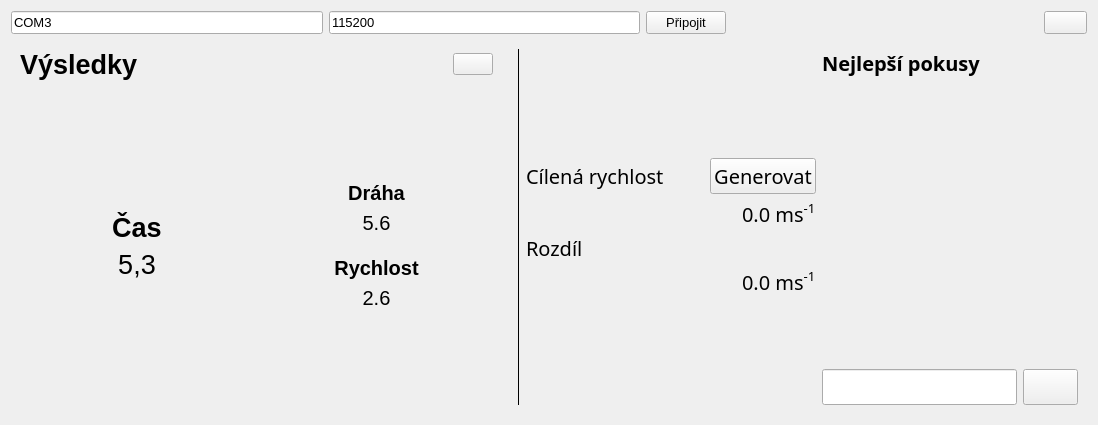
<?xml version="1.0" encoding="UTF-8"?>
<ui version="4.0">
 <class>LaserGate</class>
 <widget class="QWidget" name="LaserGate">
  <property name="geometry">
   <rect>
    <x>0</x>
    <y>0</y>
    <width>1098</width>
    <height>425</height>
   </rect>
  </property>
  <property name="font">
   <font>
    <bold>false</bold>
    <kerning>true</kerning>
   </font>
  </property>
  <property name="windowTitle">
   <string>LaserGate</string>
  </property>
  <layout class="QVBoxLayout" name="verticalLayout_3">
   <item>
    <layout class="QHBoxLayout" name="horizontalLayout">
     <item>
      <widget class="QLineEdit" name="com">
       <property name="font">
        <font>
         <pointsize>10</pointsize>
         <bold>false</bold>
         <kerning>true</kerning>
        </font>
       </property>
       <property name="text">
        <string>COM3</string>
       </property>
       <property name="placeholderText">
        <string>COM port</string>
       </property>
      </widget>
     </item>
     <item>
      <widget class="QLineEdit" name="baudrate">
       <property name="font">
        <font>
         <pointsize>10</pointsize>
         <bold>false</bold>
         <kerning>true</kerning>
        </font>
       </property>
       <property name="text">
        <string>115200</string>
       </property>
       <property name="placeholderText">
        <string>Baudrate</string>
       </property>
      </widget>
     </item>
     <item>
      <widget class="QPushButton" name="connect">
       <property name="font">
        <font>
         <pointsize>10</pointsize>
         <bold>false</bold>
         <kerning>true</kerning>
        </font>
       </property>
       <property name="text">
        <string>Připojit</string>
       </property>
      </widget>
     </item>
     <item>
      <spacer name="horizontalSpacer">
       <property name="orientation">
        <enum>Qt::Horizontal</enum>
       </property>
       <property name="sizeType">
        <enum>QSizePolicy::Expanding</enum>
       </property>
       <property name="sizeHint" stdset="0">
        <size>
         <width>40</width>
         <height>20</height>
        </size>
       </property>
      </spacer>
     </item>
     <item>
      <widget class="QPushButton" name="settings">
       <property name="font">
        <font>
         <pointsize>10</pointsize>
         <bold>false</bold>
         <kerning>true</kerning>
        </font>
       </property>
       <property name="text">
        <string/>
       </property>
       <property name="icon">
        <iconset>
         <normaloff>../img/settings.png</normaloff>../img/settings.png</iconset>
       </property>
       <property name="iconSize">
        <size>
         <width>32</width>
         <height>32</height>
        </size>
       </property>
      </widget>
     </item>
    </layout>
   </item>
   <item>
    <layout class="QHBoxLayout" name="layout_main">
     <item>
      <widget class="QStackedWidget" name="change_widget">
       <property name="currentIndex">
        <number>1</number>
       </property>
       <widget class="QWidget" name="page">
        <layout class="QHBoxLayout" name="horizontalLayout_7">
         <item>
          <widget class="QWidget" name="timer_widget" native="true">
           <property name="enabled">
            <bool>true</bool>
           </property>
           <layout class="QVBoxLayout" name="verticalLayout_4">
            <item>
             <layout class="QHBoxLayout" name="horizontalLayout_5">
              <item>
               <widget class="QLabel" name="label_5">
                <property name="font">
                 <font>
                  <pointsize>20</pointsize>
                  <bold>true</bold>
                  <kerning>true</kerning>
                 </font>
                </property>
                <property name="text">
                 <string>Aktuální pokus:</string>
                </property>
               </widget>
              </item>
              <item>
               <spacer name="horizontalSpacer_2">
                <property name="orientation">
                 <enum>Qt::Horizontal</enum>
                </property>
                <property name="sizeHint" stdset="0">
                 <size>
                  <width>40</width>
                  <height>20</height>
                 </size>
                </property>
               </spacer>
              </item>
              <item>
               <widget class="QPushButton" name="button_reset">
                <property name="font">
                 <font>
                  <pointsize>10</pointsize>
                  <bold>false</bold>
                  <kerning>true</kerning>
                 </font>
                </property>
                <property name="text">
                 <string/>
                </property>
                <property name="icon">
                 <iconset>
                  <normaloff>../img/restart.png</normaloff>../img/restart.png</iconset>
                </property>
                <property name="iconSize">
                 <size>
                  <width>32</width>
                  <height>32</height>
                 </size>
                </property>
               </widget>
              </item>
             </layout>
            </item>
            <item>
             <spacer name="verticalSpacer_3">
              <property name="orientation">
               <enum>Qt::Vertical</enum>
              </property>
              <property name="sizeHint" stdset="0">
               <size>
                <width>20</width>
                <height>40</height>
               </size>
              </property>
             </spacer>
            </item>
            <item>
             <layout class="QHBoxLayout" name="horizontalLayout_6">
              <item>
               <widget class="QLabel" name="timer_min">
                <property name="font">
                 <font>
                  <pointsize>100</pointsize>
                  <bold>false</bold>
                  <kerning>true</kerning>
                 </font>
                </property>
                <property name="text">
                 <string>00</string>
                </property>
                <property name="alignment">
                 <set>Qt::AlignCenter</set>
                </property>
               </widget>
              </item>
              <item>
               <widget class="QLabel" name="divider_1">
                <property name="font">
                 <font>
                  <pointsize>80</pointsize>
                  <bold>false</bold>
                  <kerning>true</kerning>
                 </font>
                </property>
                <property name="text">
                 <string>:</string>
                </property>
                <property name="alignment">
                 <set>Qt::AlignCenter</set>
                </property>
               </widget>
              </item>
              <item>
               <widget class="QLabel" name="timer_sec">
                <property name="font">
                 <font>
                  <pointsize>100</pointsize>
                  <bold>false</bold>
                  <kerning>true</kerning>
                 </font>
                </property>
                <property name="text">
                 <string>00</string>
                </property>
                <property name="alignment">
                 <set>Qt::AlignCenter</set>
                </property>
               </widget>
              </item>
              <item>
               <widget class="QLabel" name="divider_2">
                <property name="font">
                 <font>
                  <pointsize>80</pointsize>
                  <bold>false</bold>
                  <kerning>true</kerning>
                 </font>
                </property>
                <property name="text">
                 <string>.</string>
                </property>
                <property name="alignment">
                 <set>Qt::AlignCenter</set>
                </property>
               </widget>
              </item>
              <item>
               <widget class="QLabel" name="timer_set">
                <property name="font">
                 <font>
                  <pointsize>100</pointsize>
                  <bold>false</bold>
                  <kerning>true</kerning>
                 </font>
                </property>
                <property name="text">
                 <string>0</string>
                </property>
                <property name="alignment">
                 <set>Qt::AlignCenter</set>
                </property>
               </widget>
              </item>
             </layout>
            </item>
            <item>
             <spacer name="verticalSpacer_4">
              <property name="orientation">
               <enum>Qt::Vertical</enum>
              </property>
              <property name="sizeHint" stdset="0">
               <size>
                <width>20</width>
                <height>40</height>
               </size>
              </property>
             </spacer>
            </item>
           </layout>
          </widget>
         </item>
        </layout>
       </widget>
       <widget class="QWidget" name="page_2">
        <layout class="QVBoxLayout" name="verticalLayout_9">
         <item>
          <layout class="QHBoxLayout" name="horizontalLayout_11">
           <item>
            <widget class="QLabel" name="label_13">
             <property name="font">
              <font>
               <pointsize>20</pointsize>
               <bold>true</bold>
               <kerning>true</kerning>
              </font>
             </property>
             <property name="text">
              <string>Výsledky</string>
             </property>
            </widget>
           </item>
           <item>
            <spacer name="horizontalSpacer_3">
             <property name="orientation">
              <enum>Qt::Horizontal</enum>
             </property>
             <property name="sizeHint" stdset="0">
              <size>
               <width>40</width>
               <height>20</height>
              </size>
             </property>
            </spacer>
           </item>
           <item>
            <widget class="QPushButton" name="button_reset_2">
             <property name="font">
              <font>
               <pointsize>9</pointsize>
               <bold>false</bold>
               <kerning>true</kerning>
              </font>
             </property>
             <property name="text">
              <string/>
             </property>
             <property name="icon">
              <iconset>
               <normaloff>../img/restart.png</normaloff>../img/restart.png</iconset>
             </property>
             <property name="iconSize">
              <size>
               <width>32</width>
               <height>32</height>
              </size>
             </property>
            </widget>
           </item>
          </layout>
         </item>
         <item>
          <layout class="QHBoxLayout" name="horizontalLayout_8">
           <item>
            <layout class="QVBoxLayout" name="verticalLayout_5">
             <item>
              <spacer name="verticalSpacer_5">
               <property name="orientation">
                <enum>Qt::Vertical</enum>
               </property>
               <property name="sizeType">
                <enum>QSizePolicy::Expanding</enum>
               </property>
               <property name="sizeHint" stdset="0">
                <size>
                 <width>20</width>
                 <height>40</height>
                </size>
               </property>
              </spacer>
             </item>
             <item>
              <widget class="QLabel" name="time_label_text">
               <property name="font">
                <font>
                 <pointsize>20</pointsize>
                 <bold>true</bold>
                 <kerning>true</kerning>
                </font>
               </property>
               <property name="text">
                <string>Čas</string>
               </property>
               <property name="alignment">
                <set>Qt::AlignCenter</set>
               </property>
              </widget>
             </item>
             <item>
              <layout class="QHBoxLayout" name="horizontalLayout_2">
               <item>
                <widget class="QLabel" name="results_time">
                 <property name="font">
                  <font>
                   <pointsize>20</pointsize>
                   <bold>false</bold>
                   <kerning>true</kerning>
                  </font>
                 </property>
                 <property name="styleSheet">
                  <string notr="true"/>
                 </property>
                 <property name="text">
                  <string>5,3</string>
                 </property>
                 <property name="alignment">
                  <set>Qt::AlignCenter</set>
                 </property>
                </widget>
               </item>
              </layout>
             </item>
             <item>
              <spacer name="verticalSpacer_6">
               <property name="orientation">
                <enum>Qt::Vertical</enum>
               </property>
               <property name="sizeType">
                <enum>QSizePolicy::Expanding</enum>
               </property>
               <property name="sizeHint" stdset="0">
                <size>
                 <width>20</width>
                 <height>40</height>
                </size>
               </property>
              </spacer>
             </item>
            </layout>
           </item>
           <item>
            <layout class="QVBoxLayout" name="verticalLayout_6">
             <item>
              <layout class="QVBoxLayout" name="verticalLayout_7">
               <item>
                <spacer name="verticalSpacer_7">
                 <property name="orientation">
                  <enum>Qt::Vertical</enum>
                 </property>
                 <property name="sizeHint" stdset="0">
                  <size>
                   <width>20</width>
                   <height>40</height>
                  </size>
                 </property>
                </spacer>
               </item>
               <item>
                <widget class="QLabel" name="label_dis_text">
                 <property name="font">
                  <font>
                   <pointsize>15</pointsize>
                   <bold>true</bold>
                   <kerning>true</kerning>
                  </font>
                 </property>
                 <property name="text">
                  <string>Dráha</string>
                 </property>
                 <property name="alignment">
                  <set>Qt::AlignCenter</set>
                 </property>
                </widget>
               </item>
               <item>
                <layout class="QHBoxLayout" name="horizontalLayout_9">
                 <item>
                  <widget class="QLabel" name="results_distance">
                   <property name="font">
                    <font>
                     <pointsize>15</pointsize>
                     <bold>false</bold>
                     <kerning>true</kerning>
                    </font>
                   </property>
                   <property name="text">
                    <string>5.6</string>
                   </property>
                   <property name="alignment">
                    <set>Qt::AlignCenter</set>
                   </property>
                  </widget>
                 </item>
                </layout>
               </item>
              </layout>
             </item>
             <item>
              <spacer name="verticalSpacer_8">
               <property name="orientation">
                <enum>Qt::Vertical</enum>
               </property>
               <property name="sizeType">
                <enum>QSizePolicy::Minimum</enum>
               </property>
               <property name="sizeHint" stdset="0">
                <size>
                 <width>20</width>
                 <height>15</height>
                </size>
               </property>
              </spacer>
             </item>
             <item>
              <layout class="QVBoxLayout" name="verticalLayout_8">
               <item>
                <widget class="QLabel" name="label_speed_text">
                 <property name="font">
                  <font>
                   <pointsize>15</pointsize>
                   <bold>true</bold>
                   <kerning>true</kerning>
                  </font>
                 </property>
                 <property name="text">
                  <string>Rychlost</string>
                 </property>
                 <property name="alignment">
                  <set>Qt::AlignCenter</set>
                 </property>
                </widget>
               </item>
               <item>
                <layout class="QHBoxLayout" name="horizontalLayout_10">
                 <item>
                  <widget class="QLabel" name="results_speed">
                   <property name="font">
                    <font>
                     <pointsize>15</pointsize>
                     <bold>false</bold>
                     <kerning>true</kerning>
                    </font>
                   </property>
                   <property name="text">
                    <string>2.6</string>
                   </property>
                   <property name="alignment">
                    <set>Qt::AlignCenter</set>
                   </property>
                  </widget>
                 </item>
                </layout>
               </item>
               <item>
                <spacer name="verticalSpacer_9">
                 <property name="orientation">
                  <enum>Qt::Vertical</enum>
                 </property>
                 <property name="sizeHint" stdset="0">
                  <size>
                   <width>20</width>
                   <height>40</height>
                  </size>
                 </property>
                </spacer>
               </item>
              </layout>
             </item>
            </layout>
           </item>
          </layout>
         </item>
        </layout>
       </widget>
      </widget>
     </item>
     <item>
      <widget class="QStackedWidget" name="game_mod_change">
       <property name="currentIndex">
        <number>1</number>
       </property>
       <widget class="QWidget" name="page_3">
        <layout class="QVBoxLayout" name="verticalLayout_2">
         <item>
          <layout class="QVBoxLayout" name="verticalLayout">
           <item>
            <widget class="QLabel" name="label_3">
             <property name="font">
              <font>
               <pointsize>20</pointsize>
               <bold>true</bold>
               <kerning>true</kerning>
              </font>
             </property>
             <property name="text">
              <string>Nejlepší pokusy:</string>
             </property>
            </widget>
           </item>
           <item>
            <widget class="QListWidget" name="best_times_list">
             <property name="styleSheet">
              <string notr="true">background: transparent;</string>
             </property>
             <property name="selectionMode">
              <enum>QAbstractItemView::NoSelection</enum>
             </property>
            </widget>
           </item>
           <item>
            <layout class="QHBoxLayout" name="horizontalLayout_3">
             <item>
              <widget class="QLineEdit" name="add_time_name">
               <property name="font">
                <font>
                 <pointsize>12</pointsize>
                 <bold>false</bold>
                 <kerning>true</kerning>
                </font>
               </property>
              </widget>
             </item>
             <item>
              <widget class="QPushButton" name="add_time">
               <property name="font">
                <font>
                 <pointsize>12</pointsize>
                 <bold>false</bold>
                 <kerning>true</kerning>
                </font>
               </property>
               <property name="text">
                <string/>
               </property>
               <property name="icon">
                <iconset>
                 <normaloff>../img/add.png</normaloff>../img/add.png</iconset>
               </property>
              </widget>
             </item>
            </layout>
           </item>
          </layout>
         </item>
        </layout>
       </widget>
       <widget class="QWidget" name="page_4">
        <property name="font">
         <font>
          <family>Futura Md BT</family>
          <pointsize>15</pointsize>
          <bold>false</bold>
          <kerning>true</kerning>
         </font>
        </property>
        <layout class="QHBoxLayout" name="horizontalLayout_18">
         <item>
          <widget class="Line" name="line">
           <property name="frameShadow">
            <enum>QFrame::Plain</enum>
           </property>
           <property name="orientation">
            <enum>Qt::Vertical</enum>
           </property>
          </widget>
         </item>
         <item>
          <layout class="QVBoxLayout" name="verticalLayout_11">
           <item>
            <spacer name="verticalSpacer">
             <property name="orientation">
              <enum>Qt::Vertical</enum>
             </property>
             <property name="sizeHint" stdset="0">
              <size>
               <width>20</width>
               <height>40</height>
              </size>
             </property>
            </spacer>
           </item>
           <item>
            <layout class="QHBoxLayout" name="horizontalLayout_13">
             <item>
              <widget class="QLabel" name="g_speed_label">
               <property name="text">
                <string>Cílená rychlost</string>
               </property>
              </widget>
             </item>
             <item>
              <spacer name="horizontalSpacer_6">
               <property name="orientation">
                <enum>Qt::Horizontal</enum>
               </property>
               <property name="sizeHint" stdset="0">
                <size>
                 <width>40</width>
                 <height>20</height>
                </size>
               </property>
              </spacer>
             </item>
             <item>
              <widget class="QPushButton" name="generate_speed_button">
               <property name="text">
                <string>Generovat</string>
               </property>
              </widget>
             </item>
            </layout>
           </item>
           <item>
            <layout class="QHBoxLayout" name="horizontalLayout_14">
             <item>
              <spacer name="horizontalSpacer_5">
               <property name="orientation">
                <enum>Qt::Horizontal</enum>
               </property>
               <property name="sizeHint" stdset="0">
                <size>
                 <width>40</width>
                 <height>20</height>
                </size>
               </property>
              </spacer>
             </item>
             <item>
              <widget class="QLabel" name="generated_speed">
               <property name="text">
                <string>&lt;html&gt;&lt;head/&gt;&lt;body&gt;&lt;p&gt;0.0 ms&lt;span style=&quot; vertical-align:super;&quot;&gt;-1&lt;/span&gt;&lt;/p&gt;&lt;/body&gt;&lt;/html&gt;</string>
               </property>
              </widget>
             </item>
            </layout>
           </item>
           <item>
            <layout class="QHBoxLayout" name="horizontalLayout_16">
             <item>
              <widget class="QLabel" name="diff_label_text">
               <property name="text">
                <string>Rozdíl</string>
               </property>
              </widget>
             </item>
             <item>
              <spacer name="horizontalSpacer_8">
               <property name="orientation">
                <enum>Qt::Horizontal</enum>
               </property>
               <property name="sizeHint" stdset="0">
                <size>
                 <width>40</width>
                 <height>20</height>
                </size>
               </property>
              </spacer>
             </item>
            </layout>
           </item>
           <item>
            <layout class="QHBoxLayout" name="horizontalLayout_17">
             <item>
              <spacer name="horizontalSpacer_9">
               <property name="orientation">
                <enum>Qt::Horizontal</enum>
               </property>
               <property name="sizeHint" stdset="0">
                <size>
                 <width>40</width>
                 <height>20</height>
                </size>
               </property>
              </spacer>
             </item>
             <item>
              <widget class="QLabel" name="diff_label">
               <property name="text">
                <string>&lt;html&gt;&lt;head/&gt;&lt;body&gt;&lt;p&gt;0.0 ms&lt;span style=&quot; vertical-align:super;&quot;&gt;-1&lt;/span&gt;&lt;/p&gt;&lt;/body&gt;&lt;/html&gt;</string>
               </property>
              </widget>
             </item>
            </layout>
           </item>
           <item>
            <spacer name="verticalSpacer_2">
             <property name="orientation">
              <enum>Qt::Vertical</enum>
             </property>
             <property name="sizeHint" stdset="0">
              <size>
               <width>20</width>
               <height>40</height>
              </size>
             </property>
            </spacer>
           </item>
          </layout>
         </item>
         <item>
          <layout class="QVBoxLayout" name="verticalLayout_10">
           <item>
            <widget class="QLabel" name="label_7">
             <property name="font">
              <font>
               <family>Futura Md BT</family>
               <pointsize>15</pointsize>
               <bold>true</bold>
               <kerning>true</kerning>
              </font>
             </property>
             <property name="text">
              <string>Nejlepší pokusy</string>
             </property>
            </widget>
           </item>
           <item>
            <widget class="QListWidget" name="guess_results_list">
             <property name="styleSheet">
              <string notr="true">background: transparent;</string>
             </property>
             <property name="selectionMode">
              <enum>QAbstractItemView::NoSelection</enum>
             </property>
            </widget>
           </item>
           <item>
            <layout class="QHBoxLayout" name="horizontalLayout_12">
             <item>
              <widget class="QLineEdit" name="guess_name"/>
             </item>
             <item>
              <widget class="QPushButton" name="add_guess">
               <property name="text">
                <string/>
               </property>
               <property name="icon">
                <iconset>
                 <normaloff>../img/add.png</normaloff>../img/add.png</iconset>
               </property>
               <property name="iconSize">
                <size>
                 <width>22</width>
                 <height>22</height>
                </size>
               </property>
              </widget>
             </item>
            </layout>
           </item>
          </layout>
         </item>
        </layout>
       </widget>
      </widget>
     </item>
    </layout>
   </item>
  </layout>
 </widget>
 <resources>
  <include location="../resources/icons.qrc"/>
 </resources>
 <connections/>
</ui>
